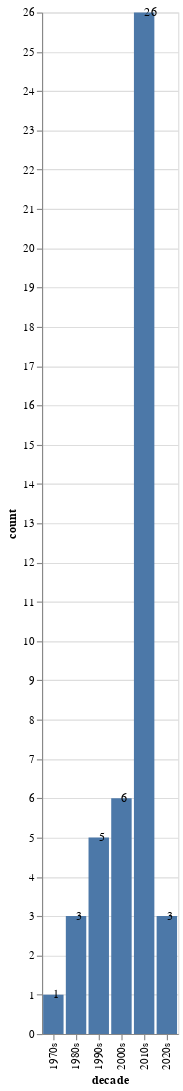

Notebook code for this chart:
### Code cell
# Bar Chart of Definitive SNL Films (that aren't directly associated with SNL) by Decade
films_by_decade = definitive_snl.copy()
films_by_decade['medium'] = films_by_decade['medium'].apply(eval)
for idx, row in films_by_decade.iterrows():
    films_by_decade.at[idx, 'medium'] = "|".join(map(str,row.medium))
    
films_by_decade = films_by_decade[films_by_decade['medium']=='Film']
films_by_decade['year_start'] = films_by_decade['year_start'].astype('string')
for idx, row in films_by_decade.iterrows():
    films_by_decade.at[idx, 'decade'] = row.year_start[:3] + '0s'
films_by_decade.head()

films_by_decade_unique = films_by_decade.groupby(['decade']).size().reset_index(name="count")

bars = alt.Chart(films_by_decade_unique).mark_bar().encode(x='decade',y='count')
text = bars.mark_text(
    align='left',
    baseline='middle',
    dx=0  # Nudges text to right so it doesn't appear on top of the bar - need to fix for this one. also tooltip?
).encode(
    text='count:Q'
)

(bars + text).properties(height=900)

### Figure 1 — Vega-Lite specification as saved in the notebook (floating-point values rounded to 4 significant figures)
{"config": {"view": {"continuousWidth": 400, "continuousHeight": 300}}, "layer": [{"mark": "bar", "encoding": {"x": {"field": "decade", "type": "nominal"}, "y": {"field": "count", "type": "quantitative"}}}, {"mark": {"type": "text", "align": "left", "baseline": "middle", "dx": 0}, "encoding": {"text": {"field": "count", "type": "quantitative"}, "x": {"field": "decade", "type": "nominal"}, "y": {"field": "count", "type": "quantitative"}}}], "data": {"name": "data-78f83de7766278140657fa4c2de4522f"}, "height": 900, "$schema": "https://vega.github.io/schema/vega-lite/v4.17.0.json", "datasets": {"data-78f83de7766278140657fa4c2de4522f": [{"decade": "1970s", "count": 1}, {"decade": "1980s", "count": 3}, {"decade": "1990s", "count": 5}, {"decade": "2000s", "count": 6}, {"decade": "2010s", "count": 26}, {"decade": "2020s", "count": 3}]}}
